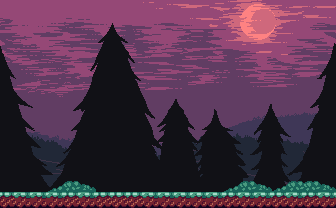

This game map was drawn from its Tiled (.tmx) file and the tilesets committed beside it. A one-line description and the full map source follow:
An orthogonal 21x13 tile map with 16x16 px tiles, 3 tile layers (background, bushes, ground), 2 tilesets.

<map version="1.10" tiledversion="1.11.0" orientation="orthogonal" renderorder="right-down" width="21" height="13" tilewidth="16" tileheight="16" infinite="0" nextlayerid="11" nextobjectid="1">
 <editorsettings>
  <export target="escena.json" format="json" />
 </editorsettings>
 <tileset firstgid="1" name="Tileset" tilewidth="16" tileheight="16" tilecount="110" columns="11">
  <image source="Tileset.png" width="176" height="160" />
 </tileset>
 <tileset firstgid="111" name="background" tilewidth="16" tileheight="16" tilecount="273" columns="21">
  <image source="background.png" width="336" height="208" />
 </tileset>
 <layer id="9" name="background" width="21" height="13">
  <data encoding="csv">
111,112,113,114,115,116,117,118,119,120,121,122,123,124,125,126,127,128,129,130,131,
132,133,134,135,136,137,138,139,140,141,142,143,144,145,146,147,148,149,150,151,152,
153,154,155,156,157,158,159,160,161,162,163,164,165,166,167,168,169,170,171,172,173,
174,175,176,177,178,179,180,181,182,183,184,185,186,187,188,189,190,191,192,193,194,
195,196,197,198,199,200,201,202,203,204,205,206,207,208,209,210,211,212,213,214,215,
216,217,218,219,220,221,222,223,224,225,226,227,228,229,230,231,232,233,234,235,236,
237,238,239,240,241,242,243,244,245,246,247,248,249,250,251,252,253,254,255,256,257,
258,259,260,261,262,263,264,265,266,267,268,269,270,271,272,273,274,275,276,277,278,
279,280,281,282,283,284,285,286,287,288,289,290,291,292,293,294,295,296,297,298,299,
300,301,302,303,304,305,306,307,308,309,310,311,312,313,314,315,316,317,318,319,320,
321,322,323,324,325,326,327,328,329,330,331,332,333,334,335,336,337,338,339,340,341,
342,343,344,345,346,347,348,349,350,351,352,353,354,355,356,357,358,359,360,361,362,
342,343,344,345,346,347,348,349,350,351,352,353,354,355,356,357,358,359,360,361,362
</data>
 </layer>
 <layer id="8" name="bushes" width="21" height="13">
  <data encoding="csv">
0,0,0,0,0,0,0,0,0,0,0,0,0,0,0,0,0,0,0,0,0,
0,0,0,0,0,0,0,0,0,0,0,0,0,0,0,0,0,0,0,0,0,
0,0,0,0,0,0,0,0,0,0,0,0,0,0,0,0,0,0,0,0,0,
0,0,0,0,0,0,0,0,0,0,0,0,0,0,0,0,0,0,0,0,0,
0,0,0,0,0,0,0,0,0,0,0,0,0,0,0,0,0,0,0,0,0,
0,0,0,0,0,0,0,0,0,0,0,0,0,0,0,0,0,0,0,0,0,
0,0,0,0,0,0,0,0,0,0,0,0,0,0,0,0,0,0,0,0,0,
0,0,0,0,0,0,0,0,0,0,0,0,0,0,0,0,0,0,0,0,0,
0,0,0,0,0,0,0,0,0,0,0,0,0,0,0,0,0,0,0,0,0,
0,0,0,0,0,0,0,0,0,0,0,0,0,0,0,0,0,0,0,0,0,
0,0,0,0,0,0,0,0,0,0,0,0,0,0,0,0,0,0,0,0,0,
0,0,0,84,85,86,0,0,0,0,0,0,0,0,84,85,86,84,85,85,86,
0,0,0,0,0,0,0,0,0,0,0,0,0,0,0,0,0,0,0,0,0
</data>
 </layer>
 <layer id="6" name="ground" width="21" height="13">
  <data encoding="csv">
0,0,0,0,0,0,0,0,0,0,0,0,0,0,0,0,0,0,0,0,0,
0,0,0,0,0,0,0,0,0,0,0,0,0,0,0,0,0,0,0,0,0,
0,0,0,0,0,0,0,0,0,0,0,0,0,0,0,0,0,0,0,0,0,
0,0,0,0,0,0,0,0,0,0,0,0,0,0,0,0,0,0,0,0,0,
0,0,0,0,0,0,0,0,0,0,0,0,0,0,0,0,0,0,0,0,0,
0,0,0,0,0,0,0,0,0,0,0,0,0,0,0,0,0,0,0,0,0,
0,0,0,0,0,0,0,0,0,0,0,0,0,0,0,0,0,0,0,0,0,
0,0,0,0,0,0,0,0,0,0,0,0,0,0,0,0,0,0,0,0,0,
0,0,0,0,0,0,0,0,0,0,0,0,0,0,0,0,0,0,0,0,0,
0,0,0,0,0,0,0,0,0,0,0,0,0,0,0,0,0,0,0,0,0,
0,0,0,0,0,0,0,0,0,0,0,0,0,0,0,0,0,0,0,0,0,
0,0,0,0,0,0,0,0,0,0,0,0,0,0,0,0,0,0,0,0,0,
21,22,22,22,21,22,21,21,21,22,22,22,22,22,21,22,22,21,22,21,22
</data>
 </layer>
</map>
